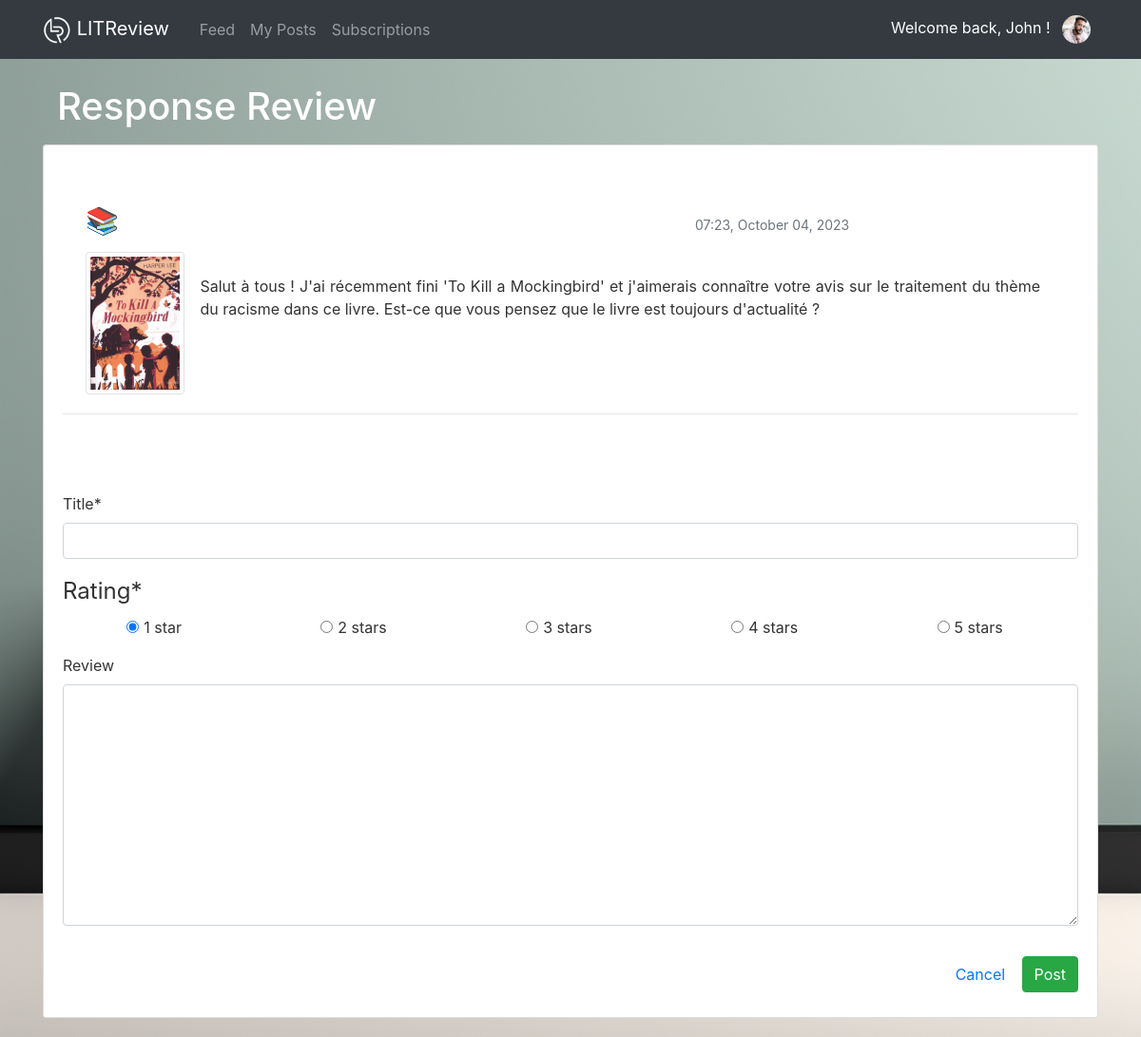
/reviews/response/1 (signed in), run on the app's committed database.
### users/models.py (models this page shows, shortened)
class Profile(models.Model):
    user = models.OneToOneField(User, on_delete=models.CASCADE)
    image = models.ImageField(default='default.jpg', upload_to='profile_pics')

### reviews/models.py (models this page shows, shortened)
class Ticket(models.Model):
    title = models.CharField(max_length=128)
    description = models.TextField(max_length=2048, blank=True)
    user = models.ForeignKey(
        to=settings.AUTH_USER_MODEL, on_delete=models.CASCADE)
    time_created = models.DateTimeField(default=timezone.now)
    image = models.ImageField(blank=True, null=True, upload_to='reviews_img')
    if image is True:
        def save(self, *args, **kwargs):
            """Override the save method to handle image resizing."""
            super().save()
            img = ImageOps.contain(
                Image.open(self.image.path),
                (200, 200),
                method=3
            )
            img.save(self.image.path)

### reviews/views.py (the view)
# urls.py: path('reviews/response/<int:pk>', views.review_response, name='response-review'),
@login_required
def review_response(request, pk):
    ticket = get_object_or_404(Ticket, id=pk)
    if request.method == 'POST':
        r_form = NewReviewForm(request.POST)
        if r_form.is_valid():
            Review.objects.create(
                ticket=ticket,
                user=request.user,
                headline=request.POST['headline'],
                rating=request.POST['rating'],
                body=request.POST['body']
            )
            messages.success(request, f'Your response to "{ticket.title}" has been posted!')
            return redirect('reviews-feed')
    else:
        r_form = NewReviewForm()
    context = {
        'r_form': r_form,
        'post': ticket,
        'title': 'Response Review'
    }
    return render(request, 'reviews/review_form.html', context)

### reviews/forms.py
class NewReviewForm(forms.ModelForm):
    headline = forms.CharField(
        label="Title",
        max_length=128,
        widget=forms.TextInput()
    )
    rating = forms.ChoiceField(
        initial=1,
        label="Rating",
        widget=forms.RadioSelect(),
        choices=((1, "1 star"), (2, "2 stars"), (3, "3 stars"), (4, "4 stars"), (5, '5 stars'))
    )
    body = forms.CharField(
        label="Review",
        max_length=8192,
        widget=forms.Textarea(),
        required=False
    )
    class Meta:
        model = Review
        fields = ['headline', 'rating', 'body']
    helper = FormHelper()
    helper.form_class = 'form-group'
    helper.layout = Layout(
        Field('headline'),
        InlineRadios('rating', style="display: flex; justify-content: space-around;"),
        Field('body', rows="10"),
    )

### reviews/templates/reviews/review_form.html (shortened to what this page needs)
{% extends "reviews/_base.html" %}
{% load crispy_forms_tags %}
{% block content %}
<div class="container">
  <div class="row mb-2">
    <h1 class="col-8 py-2 mb-0">{{ title }}</h1>
  </div>
</div>
<div class="content-section">
  <form method="POST" enctype='multipart/form-data'>
    <fieldset class="form-group">
      {% if request.get_full_path == "/review/new/" %}
        <h3 class="mb-4">Book / Article</h3>
        {{ t_form|crispy }}
      {% else %}
        <h4 class="mb-4">Replying to {{ post.user }} :</h4>
        <article class="media ml-4 mr-4">
          <div class="media-body">
            <h3 class="mt-0 d-inline">{{ post.title }}</h3>
            <small class="text-muted ml-2">{{ post.time_created|date:"H:i, F d, Y" }}</small>
            <div class="ticket-description">
              {% if post.image %}
                <img class="img-thumbnail float-left mb-1 mr-3" src="{{ post.image.url }}"
                     alt="{{ post.title }}">
              {% endif %}
              <p class="article-content text-justify mt-3 mr-3">{{ post.description }}</p>
            </div>
          </div>
        </article>
      {% endif %}
      <hr class="mb-4">
      <h3 class="mb-4">Your Review :</h3>
      {% crispy r_form %}
      <div class="float-right mt-3">
        <a class="btn btn-link" href="{% url 'reviews-feed' %}">Cancel</a>
        <button class="btn btn-success" type="submit">Post</button>
      </div>
    </fieldset>
  </form>
</div>
{% endblock content %}

### reviews/templates/reviews/_base.html (shortened to what this page needs)
<!DOCTYPE html>
{% load static %}
<html lang="en">
<head>
  <link rel="stylesheet" href="https://cdn.jsdelivr.net/npm/bootstrap@4.6.1/dist/css/bootstrap.min.css"
>
  <link rel="stylesheet" href="https://cdn.jsdelivr.net/npm/bootstrap-icons@1.7.2/font/bootstrap-icons.css">
  <link rel="stylesheet" type="text/css" href="{% static 'reviews/css/main.css' %}">
</head>
<body>
  <header class="site-header">
    <nav class="navbar navbar-expand-md navbar-dark bg-dark fixed-top">
      <div class="container">
        <a class="navbar-brand mr-4" href="{% url 'reviews-feed' %}">
          <img src="{% static 'reviews/img/logo_w.png' %}" width="30" height="30" alt="LITReview logo">
          LITReview
        </a>
        <div class="collapse navbar-collapse" id="navbarToggle">
          <div class="navbar-nav mr-auto">
            {% if user.is_authenticated %}
              <a class="nav-item nav-link" href="{% url 'reviews-feed' %}">Feed</a>
              <a class="nav-item nav-link" href="{% url 'my-posts' %}">My Posts</a>
              <a class="nav-item nav-link" href="{% url 'subscriptions' %}">Subscriptions</a>
            {% endif %}
          </div>
          <div class="navbar-nav">
            {% if user.is_authenticated %}
              <div class="nav-item dropdown">
                <a class="nav-item nav-link text-white" href="#" id="navbarDropdown" role="button" data-toggle="dropdown">
                  Welcome back, {{ user.username }} !
                  <img class="rounded-circle ml-2" width="30" height="30" src="{{ user.profile.image.url }}"
                  alt="{{ user.username }} profile picture">
                </a>
              </div>
            {% else %}
              <a class="nav-item nav-link" href="{% url 'login' %}">Login</a>
              <a class="nav-item nav-link" href="{% url 'register' %}">Register</a>
            {% endif %}
          </div>
        </div>
      </div>
    </nav>
  </header>
  <main role="main" class="container">
    <div class="row">
      <div class="col-lg">
        {% block content %}{% endblock %}
      </div>
    </div>
  </main>
</body>
</html>

### reviews/static/reviews/css/main.css (style rules this page uses)
body { background-color: #ffffff; background-image: url("../img/Whatisyourstory.png"); background-size: cover; background-repeat: no-repeat; background-attachment: fixed; color: #333333; margin-top: 5rem; }
h1, h2, h3, h4, h5, h6 { color: white; text-decoration: solid; }
.site-header { color: #ffffff; }
.content-section { background: #ffffff; padding: 10px 20px; border: 1px solid #dddddd; border-radius: 3px; margin-bottom: 20px; }
.article-content { white-space: pre-line; }
.img-thumbnail { height: 150px; }

### data on the page
Ticket: title "📚 Demande de revue : \"To Kill a Mockingbird\"", time_created "07:23, October 04, 2023", image (picture), description "Salut à tous ! J'ai récemment fini 'To Kill a Mockingbird' et j'aimerais connaître votre avis sur le traitement du thème du racisme dans ce livre. Est-ce que vous pensez que le livre est toujours d'actualité ?"

### other printed values
{{ user.username }} "John"
{{ title }} "Response Review"
